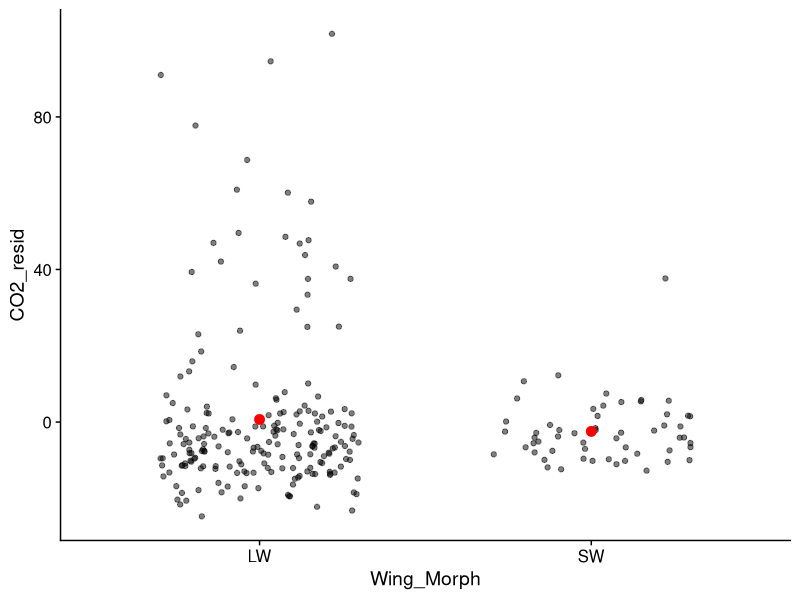
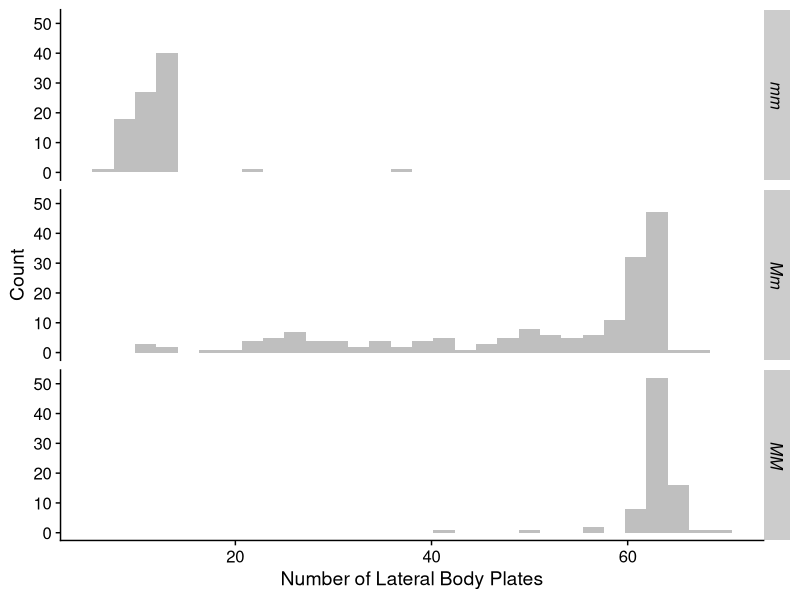
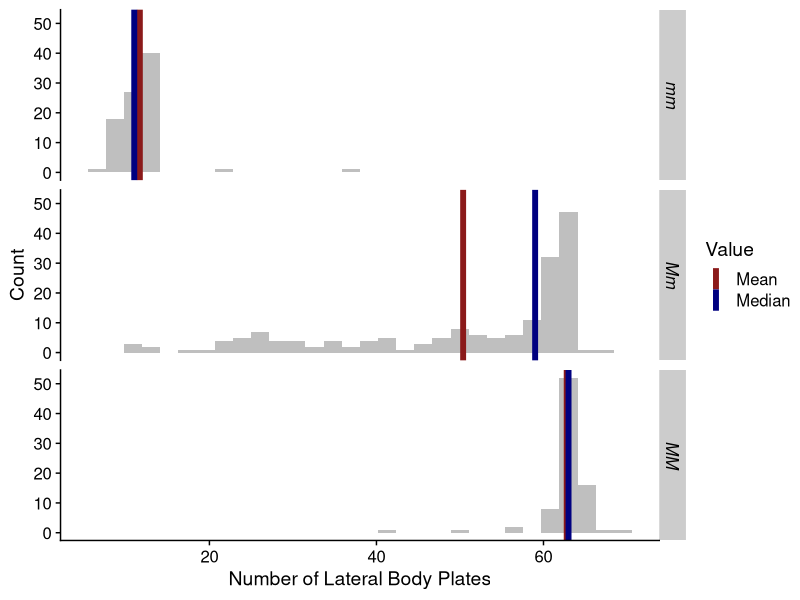
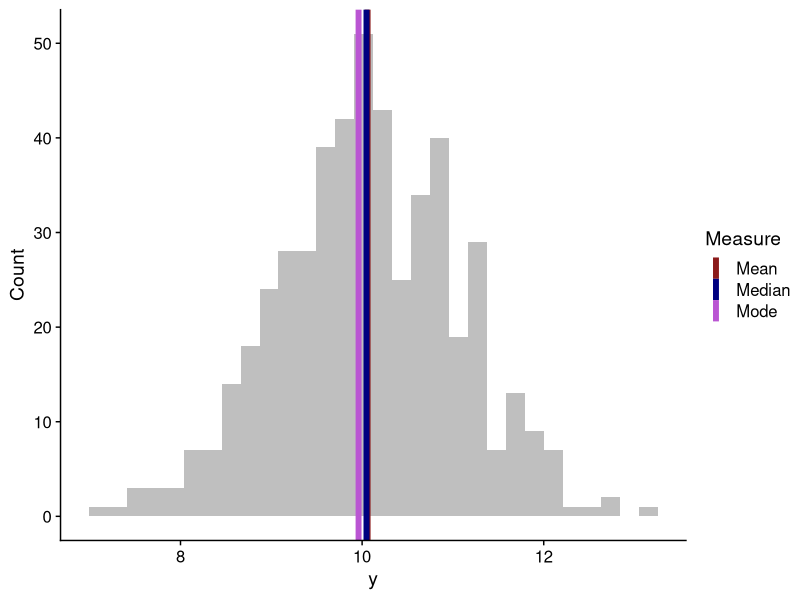
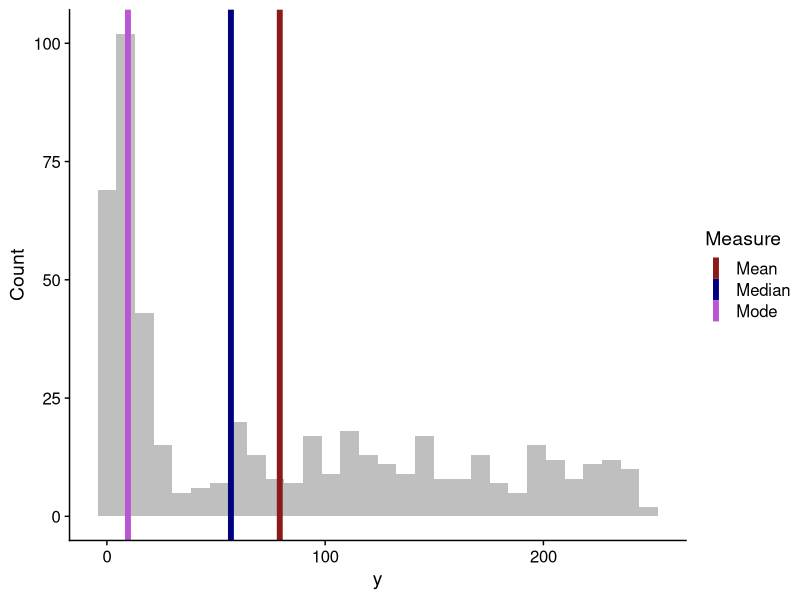
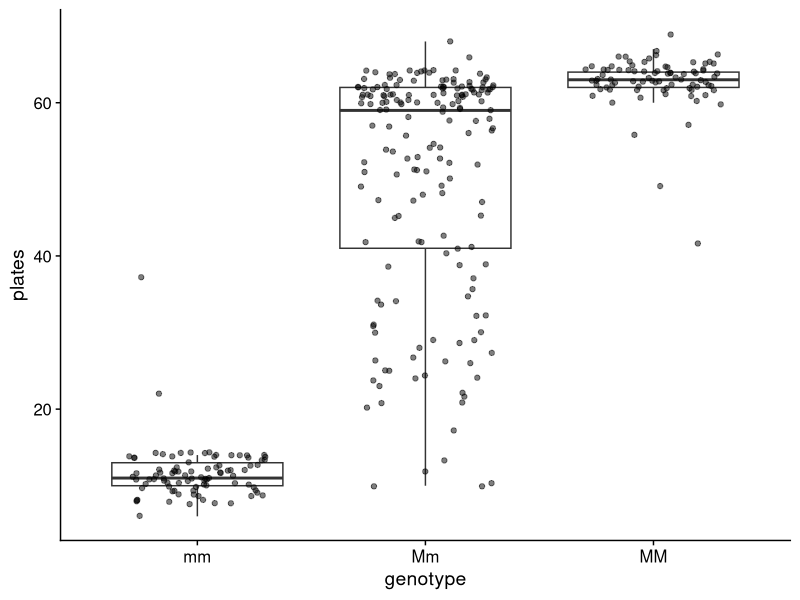
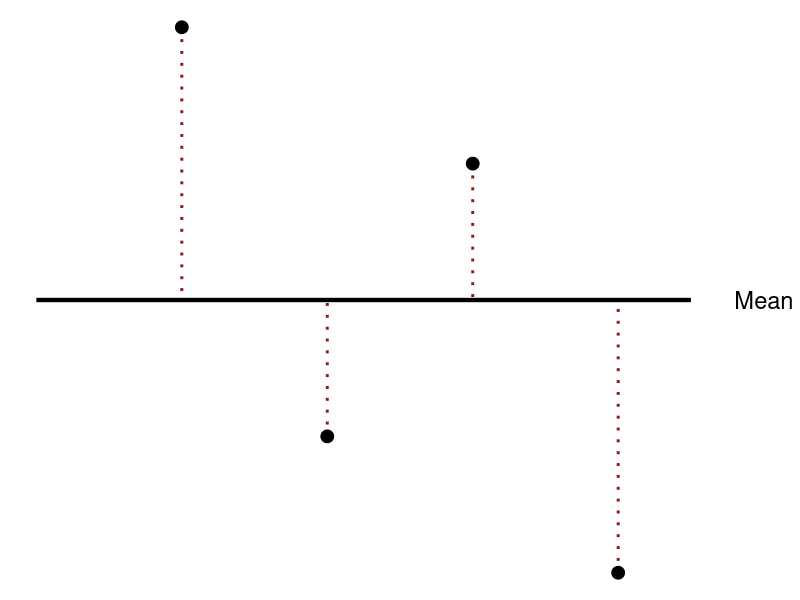
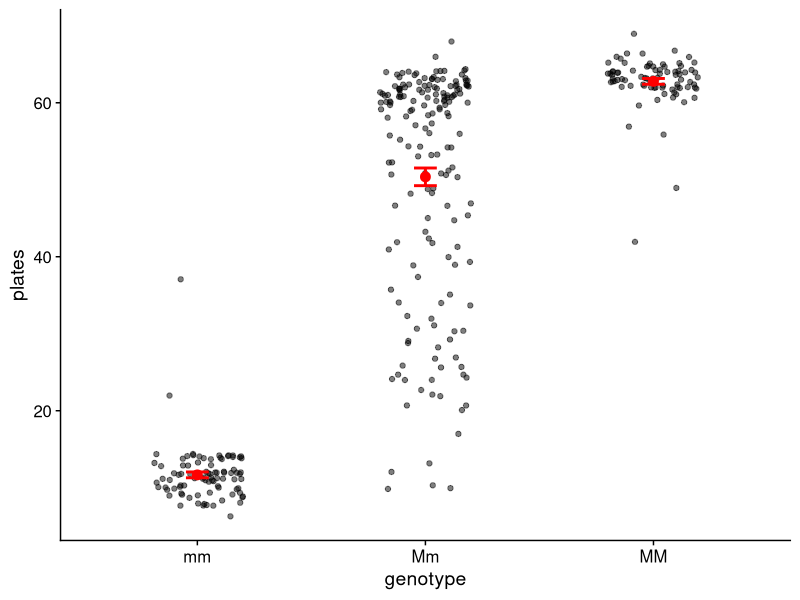

These charts were generated, in order, by the following R code:
## ---- chunk 1
#| label: setup
#| message: false
#| warning: false

library(tidyverse)
library(cowplot)

theme_set(theme_cowplot())
## ---- chunk 2

CD <- read_csv("../data/Cricket_Metabolic_MassCor.csv")
CD |>
  ggplot(aes(Wing_Morph, CO2_resid)) +
  geom_point(position = position_jitter(width = 0.3), alpha = 0.5) +
  stat_summary(fun = mean, geom = "point", size = 3, color = "red") 

## ---- chunk 3
#| echo: true

1:10
median(1:10)
quantile(1:10, prob = 0.5)
## ---- chunk 4
SticklebackPlates <- read_csv("../data/Stickleback_Plates.csv",
                              show_col_types = FALSE)
## ---- chunk 5
#| echo: true

glimpse(SticklebackPlates)
## ---- chunk 6
ggplot(SticklebackPlates, aes(x = plates)) +
  geom_histogram(bins = 30, fill = "gray75") +
  facet_grid(genotype ~ .) +
  labs(x = "Number of Lateral Body Plates", y = "Count") +
  theme(strip.text = element_text(face = "italic"))
## ---- chunk 7
#| echo: true

SticklebackPlates |> 
  summarize(mean_plate = mean(plates),
            median_plate = median(plates),
            .by = genotype)
## ---- chunk 8
M <- SticklebackPlates |> 
  group_by(genotype) |> 
  summarize(Mean = mean(plates),
            Median = median(plates),
            .groups = "drop") |> 
  gather(Value, x, -genotype)

ggplot(SticklebackPlates, aes(x = plates, group = genotype)) +
  geom_histogram(bins = 30, fill = "gray75") +
  geom_vline(data = M, aes(xintercept = x, color = Value),
             linewidth = 2) +
  scale_color_manual(values = c("firebrick4", "navyblue")) +
  facet_grid(genotype ~ .) +
  labs(x = "Number of Lateral Body Plates", y = "Count") +
  theme(strip.text = element_text(face = "italic"))
## ---- chunk 9
set.seed(3246788)

mode <- function(x) {
  dd <- density(x)
  dd$x[which.max(dd$y)]
}

DD <- tibble(y = rnorm(500, 10, 1))
DD_mmm <- DD |> 
  summarize(Mean = mean(y),
            Median = median(y),
            Mode = mode(y)) |> 
  pivot_longer(cols = everything())

ggplot() +
  geom_histogram(data = DD, aes(y), bins = 30, fill = "gray75") +
  geom_vline(data = DD_mmm, aes(xintercept = value, color = name),
             linewidth = 2) +
  scale_color_manual(name = "Measure", values = c("firebrick4", "navyblue", "mediumorchid")) +
  labs(y = "Count")

## ---- chunk 10
set.seed(3246788)

DD <- tibble(y = c(rlnorm(250, 2, 1), runif(250, 50, 250)))
DD_mmm <- DD |> 
  summarize(Mean = mean(y),
            Median = median(y),
            Mode = mode(y)) |> 
  pivot_longer(cols = everything())

ggplot() +
  geom_histogram(data = DD, aes(y), bins = 30, fill = "gray75") +
  geom_vline(data = DD_mmm, aes(xintercept = value, color = name),
             linewidth = 2) +
  scale_color_manual(name = "Measure", values = c("firebrick4", "navyblue", "mediumorchid")) +
  labs(y = "Count")

## ---- chunk 11
#| echo: true

xx <- rnorm(100000)
quantile(xx, 0.84)
quantile(xx, 0.975)
## ---- chunk 12
ggplot(SticklebackPlates, aes(x = genotype, y = plates)) +
  geom_boxplot(outlier.shape = NA) +
  geom_point(position = position_jitter(width = 0.3), alpha = 0.5)
## ---- chunk 13
#| fig-height: 3

DD <- tibble(x = 1:4,
             y = c(4, -2, 2, -4))
ggplot() +
  theme_void() +
  geom_segment(aes(x = 0, xend = 4.5, y = 0, yend = 0),
               linewidth = 1.5) +
  geom_segment(data = DD, aes(x = x, xend = x,
                              y = y, yend = 0),
               color = "firebrick4",
               linetype = "dotted",
               linewidth = 1) +
  geom_point(data = DD, aes(x, y), size = 4) +
  annotate(geom = "text", x = 5, y = 0,
           label = "Mean",
           size = 6)
## ---- chunk 14
#| echo: true


SticklebackPlates |>
  group_by(genotype) |>
  summarise(Mean = mean(plates),
            SD = sd(plates),
            CV = 100 * sd(plates) / mean(plates))

## ---- chunk 15
#| echo: true

SEM <- function(x) {sd(x) / sqrt(length(x))}

SticklebackPlates |> 
  group_by(genotype) |> 
  summarise(SEM_plates = SEM(plates))

## ---- chunk 16
#| echo: true
#| output-location: slide 

ggplot(SticklebackPlates, aes(x = genotype, y = plates)) +
  geom_point(position = position_jitter(width = 0.2, seed = 423479),
             alpha = 0.5) +
  stat_summary(fun = mean, geom = "point", size = 3, color = "red") + 
  stat_summary(fun.data = mean_se, geom = "errorbar", width = 0.1,
               color = "red", linewidth = 1)
